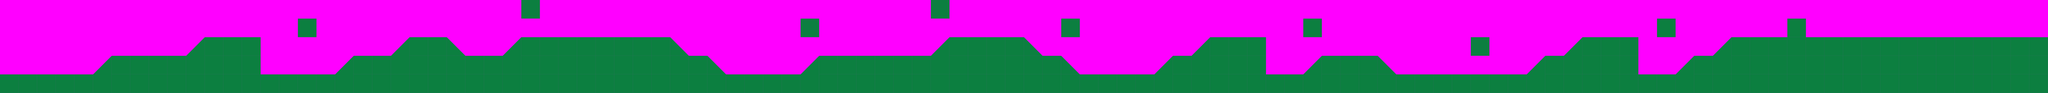

Rendered tile map (Tiled .tmx) drawn with the repository's tilesets; below, a short description and the map source with its tile grids summarised:
An orthogonal 110x5 tile map with 64x64 px tiles, 3 tile layers (Floor, Items, Finish).

<map version="1.0" orientation="orthogonal" renderorder="right-down" width="110" height="5" tilewidth="64" tileheight="64" backgroundcolor="#ff00ff" nextobjectid="1">
 <tileset firstgid="1" name="sprites" tilewidth="64" tileheight="64" tilecount="4" columns="2">
  <image source="sprites.png" width="128" height="128" />
 </tileset>
 <layer name="Floor" width="110" height="5">
  <data>[550 cells, 242 non-empty, 3 distinct tile ids]</data>
 </layer>
 <layer name="Items" width="110" height="5">
  <data>[550 cells, 8 non-empty, 1 distinct tile ids]</data>
 </layer>
 <layer name="Finish" width="110" height="5">
  <data>[550 cells, 1 non-empty, 1 distinct tile ids]</data>
 </layer>
</map>
